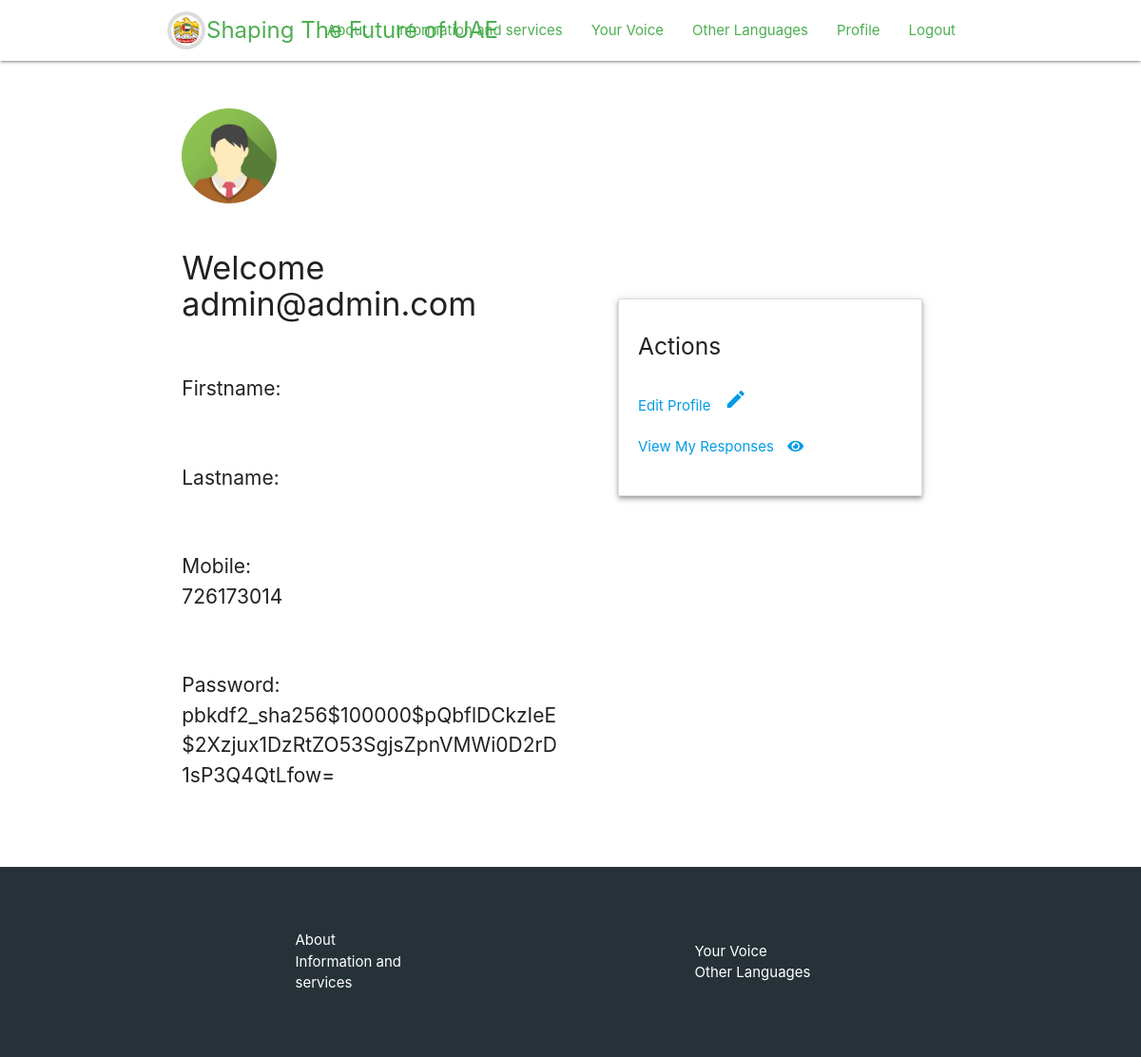
/profile (signed in), run on an earlier commit of the app's database.
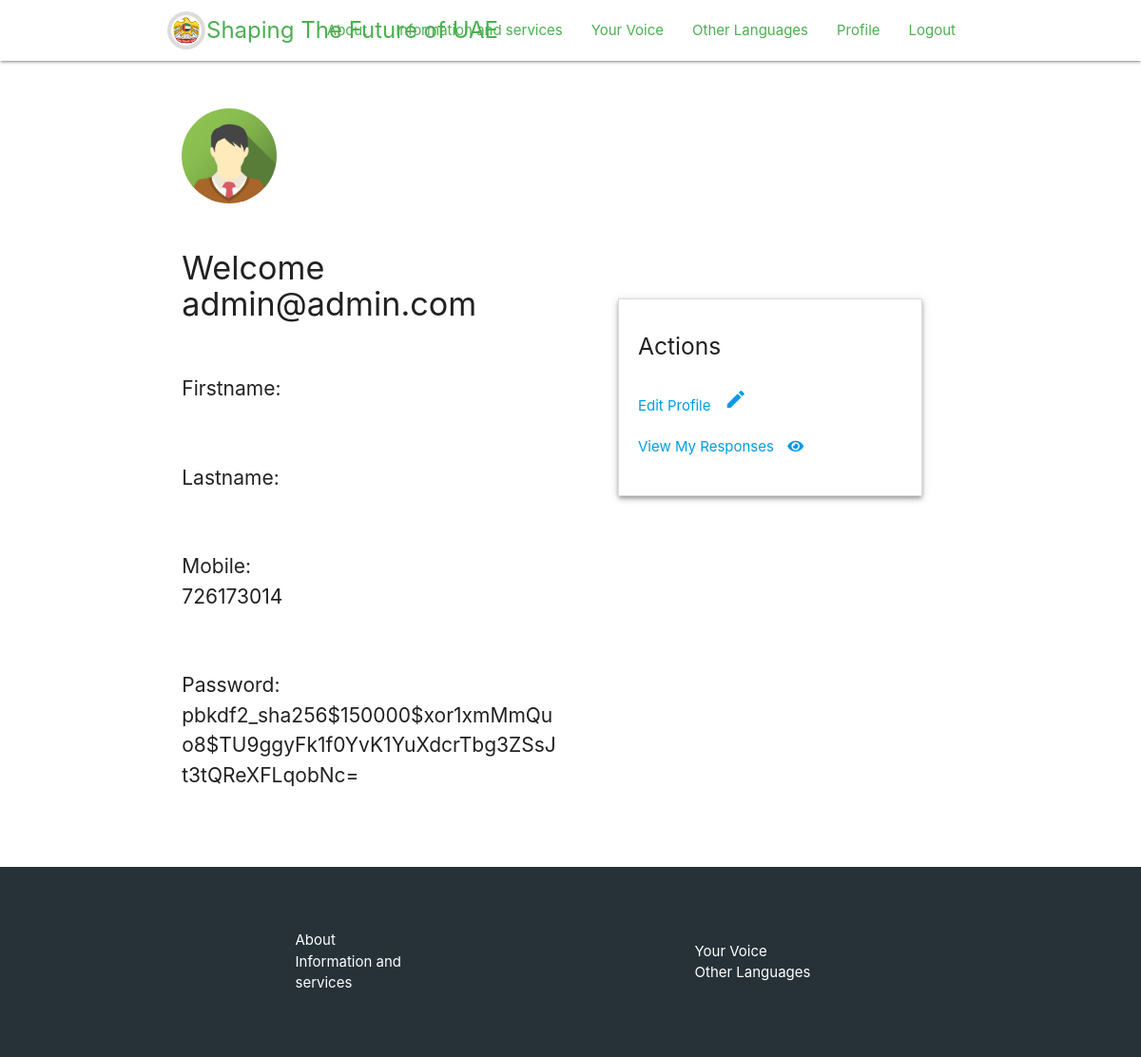
And on a later commit of the database.
### opinion_aggregator/models/auth.py (models this page shows, shortened)
class User(AbstractBaseUser, PermissionsMixin):
    email = models.EmailField(
        _('email address'), unique=True,
        error_messages={'unique': _(
            "The email address you entered has already been registered.",), },
        max_length=255
        )
    firstname = models.CharField(_('firstname'), max_length=40, blank=True)
    lastname = models.CharField(_('lastname'), max_length=40, blank=True)
    address = models.CharField(_('address'), max_length=100, blank=True)
    gender = models.CharField(_('gender'), max_length=40, blank=True)
    date_joined = models.DateTimeField(_('date_joined'), default=timezone.now)
    date_of_birth = models.DateField(_('date_of_birth'), blank=True, null=True)
    is_staff = models.BooleanField(
        _('staff status'), default=False,
        help_text=_(
            'Designates whether the user can log into this admin site.'
            ),
        )
    is_active = models.BooleanField(
        _('active'), default=True, help_text=_(
            'Designates whether this user should be treated as active. '
            'Unselect this instead of deleting accounts.'),
        )
    is_change_allowed = models.BooleanField(
        _('change_allowed'), default=False, help_text=_(
            'Designates whether this user has been authorized to change '
            'his own password, in the change_password view.'),
        )
    country_code = models.ForeignKey(CountryCode, on_delete=models.SET_NULL,
                                     null=True, blank=True)
    phone_number = models.IntegerField(blank=False, null=False)
    photo = models.ImageField(null=True, upload_to="avatars/", blank=True)
    change_email = models.EmailField(
        _('email address'), unique=True,
        error_messages={
            'unique': _(
                "The email address you entered has already been registered.",
                ),
            },
        max_length=255, default=None, blank=True, null=True
        )
    former_email = models.EmailField(_('email address'), max_length=255,
                                     default=None, blank=True,
                                     null=True)
    objects = UserManager()
    USERNAME_FIELD = 'email'
    REQUIRED_FIELDS = []

### opinion_aggregator/views.py (the view)
# urls.py: path('profile', views.profile, name='profile'),
@login_required
def profile(request):
    return render(request, 'profile.html')

### opinion_aggregator/templates/profile.html (shortened to what this page needs)
{% extends "base.html" %}
{% load static %}
{% block styles %}
    {{ block.super }}
    <link rel="stylesheet" type="text/css" href="{% static 'css/profile.css' %}" />
{% load static %}
{% endblock %}
{% block content %}
<div class="content">
    <div class="row">
        <div class="container">
            <div class="row">
                <div class="col m6 s12 left-col">
                    <div class="row">
                        {% if request.user.photo %}
                        <div class="col s12 avatar">
                            <img src="{{ request.user.photo.url }}" alt="">
                        </div>
                        {% else %}
                        <div class="col s12 avatar">
                            <img src="{% static 'images/avatar.png' %}" alt="">
                        </div>
                        {% endif %}
                    </div>
                    <div class="row">
                        <div class="col s12">
                            <h4>Welcome {{request.user.email}}</h4>
                        </div>
                    </div>
                    <div class="row">
                        <div class="col s12 m4">
                            <p>Firstname: {{request.user.firstname}}</p>
                        </div>
                    </div>
                    <div class="row">
                        <div class="col s12 m4">
                            <p>Lastname: {{request.user.lastname}}</p>
                        </div>
                    </div>
                    <div class="row">
                        <div class="col s12 m4">
                            <p>Mobile: {{ request.user.phone_number }}</p>
                        </div>
                    </div>
                    <div class="row">
                        <div class="col m12 s12">
                            <p>Password: {{ request.user.password }}</p>
                        </div>
                    </div>
                </div>
                <div class="col m6 s12 right-col">
                    <div class="buffer z-depth-2">
                        <div class="row">
                            <div class="col s12"><h5>Actions</h5></div>
                        </div>
                        <div class="row">
                            <div class="col s12">
                                <a href="/edit_profile" class="with-icon">Edit Profile <i class="material-icons">edit</i></a>
                            </div>
                        </div>
                        <div class="row">
                            <div class="col s12"><a href="#" class="with-icon">View My Responses <i class="fas fa-eye"></i></a></div>
                        </div>
                    </div>
                </div>
            </div>
        </div>
    </div>
</div>
{% endblock %}

What changed in the data, as far as the page shows it:
changed User "admin@admin.com": user.password "pbkdf2_sha256$100000$pQbflDCkzIeE$2Xzjux1DzRtZO53SgjsZpnVMWi0D2rD1sP3Q4QtLfow=" → "pbkdf2_sha256$150000$xor1xmMmQuo8$TU9ggyFk1f0YvK1YuXdcrTbg3ZSsJt3tQReXFLqobNc="
